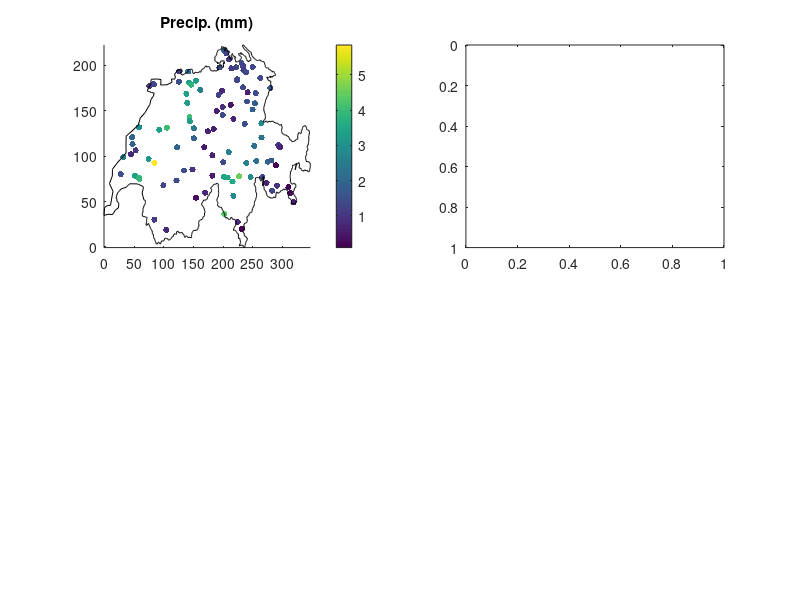

Reproduce this figure in MATLAB. (Note: this script raises an error after producing the figure.)
clear
%%
%load data
load swissRainfall.mat
%%
% extract covariates and reshape to images to columns
swissGrid = [swissElevation(:) swissX(:) swissY(:)];
%remove points outside of Switzerland
swissGrid = swissGrid( ~isnan(swissGrid(:,1)),:);
%%
%plot observations
figure(1)
subplot(221)
scatter(swissRain(:,3), swissRain(:,4), 20, swissRain(:,1), 'filled')
hold on
plot(swissBorder(:,1), swissBorder(:,2),'k')
axis xy tight; hold off; colorbar
title('Precip. (mm)')
%plot elevation (prediction surface + at observations sites)
subplot(222)
imagesc([0 max(swissX(:))], [0 max(swissY(:))], swissElevation, ...
        'alphadata', ~isnan(swissElevation))
hold on
plot(swissBorder(:,1), swissBorder(:,2),'k')
scatter(swissRain(:,3), swissRain(:,4), 20, swissRain(:,2), ...
        'filled','markeredgecolor','r')
%replace markeredgecolor with markeredge on older version of matlab.
axis xy tight; hold off; colorbar
title('Elevation (km)')
%plot X and Y coordinates
subplot(223)
imagesc([0 max(swissX(:))], [0 max(swissY(:))], swissX, ...
        'alphadata', ~isnan(swissX))
hold on
plot(swissBorder(:,1), swissBorder(:,2),'k')
scatter(swissRain(:,3), swissRain(:,4), 20, swissRain(:,3), ...
        'filled','markeredgecolor','r')
axis xy tight; hold off; colorbar
title('X-dist (km)')
subplot(224)
imagesc([0 max(swissX(:))], [0 max(swissY(:))], swissY, ...
        'alphadata', ~isnan(swissX))
hold on
plot(swissBorder(:,1), swissBorder(:,2),'k')
scatter(swissRain(:,3), swissRain(:,4), 20, swissRain(:,4), ...
        'filled','markeredgecolor','r')
axis xy tight; hold off; colorbar
title('Y-dist (km)')
%%
%Extract observations and split data into obsrvation and validation set
Y = swissRain(swissRain(:,5)==0,:);
Yvalid = swissRain(swissRain(:,5)==1,:);

%transform data
Y(:,1) = sqrt(Y(:,1));
Yvalid(:,1) = sqrt(Yvalid(:,1));

%perform a linear regression on elevation
%X = [ones(size(Y,1),1)];
%X = [ones(size(Y,1),1), Y(:,2)];
%X = [ones(size(Y, 1), 1), Y(:,2), Y(:,2).^2 ];
%X = [ones(size(Y, 1), 1), Y(:,2), Y(:,2).^2, Y(:,2).^3];
%X = [ones(size(Y,1),1), Y(:,3) * 0.01, Y(:,4) * 0.01];
X = [ones(size(Y,1),1), Y(:,2), Y(:,3) * 0.01];
%X = [ones(size(Y,1),1), Y(:,2), Y(:,2).^2, Y(:,3) * 0.01];
%X = [ones(size(Y,1),1), Y(:,2), Y(:,2).^2, Y(:,2).^3, Y(:,3) * 0.01];
%X = [ones(size(Y,1),1), Y(:,2), Y(:,3) * 0.01, Y(:,4) * 0.01];
%X = [ones(size(Y, 1), 1), Y(:,2), Y(:,2).^2, Y(:,3) * 0.01, Y(:,4) * 0.01];
%X_v = [ones(size(Yvalid, 1), 1)];
%X_v = [ones(size(Yvalid, 1), 1), Yvalid(:,2)];
%X_v = [ones(size(Yvalid, 1), 1), Yvalid(:,2),Yvalid(:,2).^2];
%X_v = [ones(size(Yvalid, 1), 1), Yvalid(:,2),Yvalid(:,2).^2,Yvalid(:,2).^3 ];
%X_v = [ones(size(Yvalid, 1), 1), Yvalid(:,3) * 0.01, Yvalid(:,4) * 0.01];
X_v = [ones(size(Yvalid, 1), 1), Yvalid(:,2), Yvalid(:,3) * 0.01];
%X_v = [ones(size(Yvalid, 1), 1), Yvalid(:,2),Yvalid(:,2).^2, Yvalid(:,3) * 0.01];
%X_v = [ones(size(Yvalid, 1), 1), Yvalid(:,2), Yvalid(:,2).^2, Yvalid(:,2).^3, Yvalid(:,3) * 0.01];
%X_v = [ones(size(Yvalid, 1), 1), Yvalid(:,2), Yvalid(:,3) * 0.01, Yvalid(:,4) * 0.01];
%X_v = [ones(size(Yvalid, 1), 1), Yvalid(:,2), Yvalid(:,2).^2, Yvalid(:,3) * 0.01, Yvalid(:,4) * 0.01];
beta = X\Y(:,1);

%extract covariates (elevation) for the prediction locations
%Xgrid = [ones(size(swissGrid,1),1)];
%Xgrid = [ones(size(swissGrid,1),1), swissGrid(:,1)];
%Xgrid = [ones(size(swissGrid,1),1), swissGrid(:,1), swissGrid(:,1).^2];
%Xgrid = [ones(size(swissGrid,1),1), swissGrid(:,1), swissGrid(:,1).^2, swissGrid(:,1).^3];
%Xgrid = [ones(size(swissGrid,1),1), swissGrid(:,2) * 0.01, swissGrid(:,3) * 0.01];
Xgrid = [ones(size(swissGrid,1),1), swissGrid(:,1), swissGrid(:,2) * 0.01];
%Xgrid = [ones(size(swissGrid,1),1), swissGrid(:,1),swissGrid(:,1).^2, swissGrid(:,2) * 0.01];
%Xgrid = [ones(size(swissGrid,1),1), swissGrid(:,1), swissGrid(:,1).^2, swissGrid(:,1).^3 swissGrid(:,2) * 0.01];
%Xgrid = [ones(size(swissGrid,1),1), swissGrid(:,1), swissGrid(:,2) * 0.01, swissGrid(:,3) * 0.01];
%Xgrid = [ones(size(swissGrid,1),1) swissGrid(:,1), swissGrid(:,1).^2, swissGrid(:,2) * 0.01, swissGrid(:,3) * 0.01];

%recall that swissGrid contains all relevant locations (i.e. not nan values)
%we need to recreate the full matrix
mu = nan( size(swissElevation) );
%and place the predictions at the correct locations
mu_pred = Xgrid*beta;
validation_pred = X_v*beta;
mu_pred(mu_pred<0) = 0;
%mu_pred = mu_pred .^ 2;
mu( ~isnan(swissElevation) ) = mu_pred;
%%
%and plot the result
figure(2)
imagesc([0 max(swissX(:))], [0 max(swissY(:))], mu, ...
        'alphadata', ~isnan(mu))
hold on
plot(swissBorder(:,1), swissBorder(:,2),'k')
scatter(Y(:,3), Y(:,4), 200, Y(:,1), 'filled','markeredgecolor','r')
axis xy tight; hold off; colorbar
title('sqrt of rainfall and predictions')

validation_error = abs((Yvalid(:,1) - validation_pred)) ./ Yvalid(:,1);
mean_ve = mean(validation_error)
max_ve = max(validation_error);
beta;


%sigma_e_valid = sum((Yvalid(:,1) - X_v*beta) .^ 2) / (size(X, 1) - size(X, 2));
%V_beta = sigma_e*inv(X'*X);
sigma_e = sum((Y(:,1) - X*beta) .^ 2) / (size(X, 1) - size(X, 2));
V_yhat_rec = sigma_e * (1 + sum((Xgrid / (X'*X)) .* Xgrid,2));
V_yhat_valid = sigma_e * (1 + sum((X_v / (X'*X)) .* X_v,2));

V_yhat_rec_2d = nan( size(swissElevation) );
V_yhat_rec_2d( ~isnan(swissElevation) ) = V_yhat_rec;

figure(3)
imagesc([0 max(swissX(:))], [0 max(swissY(:))], V_yhat_rec_2d, ...
        'alphadata', ~isnan(V_yhat_rec_2d))
hold on
plot(swissBorder(:,1), swissBorder(:,2),'k')
%scatter(Y(:,3), Y(:,4), 20, Y(:,1), 'filled','markeredgecolor','r')
axis xy tight; hold off; colorbar
title('Variance')
mean_vv = mean(V_yhat_valid)

%%
